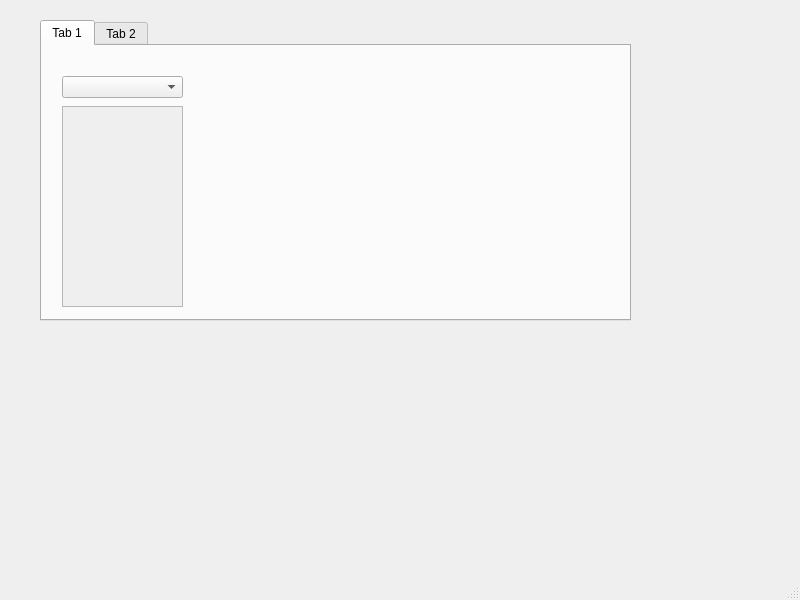
<?xml version="1.0" encoding="UTF-8"?>
<ui version="4.0">
 <class>MainWindow</class>
 <widget class="QMainWindow" name="MainWindow">
  <property name="geometry">
   <rect>
    <x>0</x>
    <y>0</y>
    <width>800</width>
    <height>600</height>
   </rect>
  </property>
  <property name="windowTitle">
   <string>MainWindow</string>
  </property>
  <widget class="QWidget" name="centralwidget">
   <widget class="QTabWidget" name="tabWidget">
    <property name="geometry">
     <rect>
      <x>40</x>
      <y>20</y>
      <width>591</width>
      <height>301</height>
     </rect>
    </property>
    <widget class="QWidget" name="tab">
     <attribute name="title">
      <string>Tab 1</string>
     </attribute>
     <widget class="QComboBox" name="comboBox">
      <property name="geometry">
       <rect>
        <x>20</x>
        <y>30</y>
        <width>121</width>
        <height>22</height>
       </rect>
      </property>
     </widget>
     <widget class="QScrollArea" name="scrollArea">
      <property name="geometry">
       <rect>
        <x>20</x>
        <y>60</y>
        <width>121</width>
        <height>201</height>
       </rect>
      </property>
      <property name="widgetResizable">
       <bool>true</bool>
      </property>
      <widget class="QWidget" name="scrollAreaWidgetContents">
       <property name="geometry">
        <rect>
         <x>0</x>
         <y>0</y>
         <width>119</width>
         <height>199</height>
        </rect>
       </property>
      </widget>
     </widget>
     <widget class="QWidget" name="verticalLayoutWidget">
      <property name="geometry">
       <rect>
        <x>170</x>
        <y>30</y>
        <width>391</width>
        <height>231</height>
       </rect>
      </property>
      <layout class="QVBoxLayout" name="verticalLayout"/>
     </widget>
    </widget>
    <widget class="QWidget" name="tab_2">
     <attribute name="title">
      <string>Tab 2</string>
     </attribute>
    </widget>
   </widget>
  </widget>
  <widget class="QMenuBar" name="menubar">
   <property name="geometry">
    <rect>
     <x>0</x>
     <y>0</y>
     <width>800</width>
     <height>22</height>
    </rect>
   </property>
  </widget>
  <widget class="QStatusBar" name="statusbar"/>
 </widget>
 <resources/>
 <connections/>
</ui>
